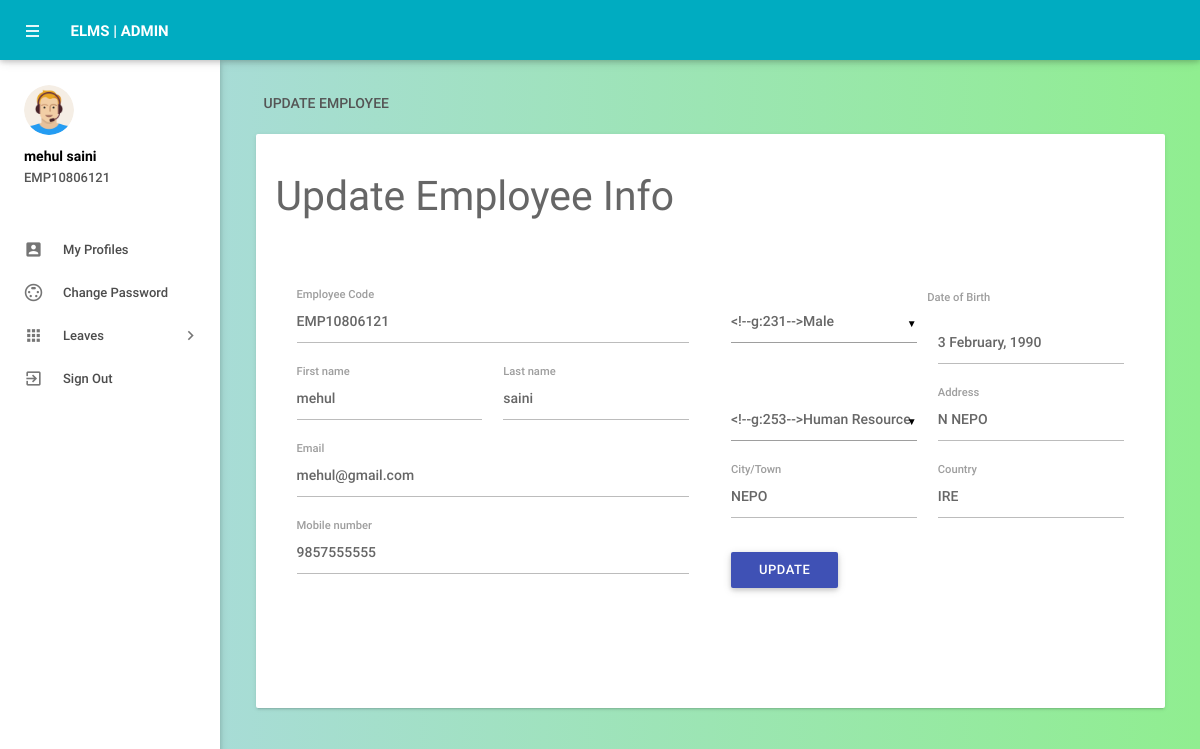
The page /myprofile.php (signed in) on the database its author committed.
### tables this page shows
CREATE TABLE `tblemployees` (
  `id` int(11) NOT NULL,
  `EmpId` varchar(100) NOT NULL,
  `FirstName` varchar(150) NOT NULL,
  `LastName` varchar(150) NOT NULL,
  `EmailId` varchar(200) NOT NULL,
  `Password` varchar(180) NOT NULL,
  `Gender` varchar(100) NOT NULL,
  `Dob` varchar(100) NOT NULL,
  `Department` varchar(255) NOT NULL,
  `Address` varchar(255) NOT NULL,
  `City` varchar(200) NOT NULL,
  `Country` varchar(150) NOT NULL,
  `Phonenumber` char(11) NOT NULL,
  `Status` int(1) NOT NULL,
  `RegDate` timestamp NOT NULL DEFAULT current_timestamp()
);

### myprofile.php (the view, shortened to what this page needs)
<?php
include('includes/config.php');
if(strlen($_SESSION['emplogin'])==0)
    {
header('location:index.php');
}
else{
    ?>
<!DOCTYPE html>
<html lang="en">
    <head>
        <link type="text/css" rel="stylesheet" href="assets/plugins/materialize/css/materialize.min.css"/>
        <link href="assets/plugins/material-preloader/css/materialPreloader.min.css" rel="stylesheet">
        <link href="assets/css/alpha.min.css" rel="stylesheet" type="text/css"/>
        <link href="assets/css/custom.css" rel="stylesheet" type="text/css"/>
        <link href="assets/css/alpha.css" rel="stylesheet" type="text/css"/>
    </head>
    <body>
  <?php include('includes/header.php');?>
       <?php include('includes/sidebar.php');?>
   <main class="mn-inner">
                <div class="row">
                    <div class="col s12">
                        <div class="page-title">Update employee</div>
                    </div>
                    <div class="col s12 m12 l12">
                        <div class="card">
                            <div class="card-content">
                                <form id="example-form" method="post" name="updatemp">
                                    <div>
                                        <h3>Update Employee Info</h3>
                                        <section>
                                            <div class="wizard-content">
                                                <div class="row">
                                                    <div class="col m6">
                                                        <div class="row">
<?php
$eid=$_SESSION['emplogin'];
$sql = "SELECT * from  tblemployees where EmailId=:eid";
$query = $dbh -> prepare($sql);
$query -> bindParam(':eid',$eid, PDO::PARAM_STR);
$query->execute();
$results=$query->fetchAll(PDO::FETCH_OBJ);
if($query->rowCount() > 0)
{
foreach($results as $result)
{               ?>
 <div class="input-field col  s12">
<label for="empcode">Employee Code</label>
<input  name="empcode" id="empcode" value="<?php echo htmlentities($result->EmpId);?>" type="text" autocomplete="off" readonly required>
</div>
<div class="input-field col m6 s12">
<label for="firstName">First name</label>
<input id="firstName" name="firstName" value="<?php echo htmlentities($result->FirstName);?>"  type="text" required>
</div>
<div class="input-field col m6 s12">
<label for="lastName">Last name </label>
<input id="lastName" name="lastName" value="<?php echo htmlentities($result->LastName);?>" type="text" autocomplete="off" required>
</div>
<div class="input-field col s12">
<label for="email">Email</label>
<input  name="email" type="email" id="email" value="<?php echo htmlentities($result->EmailId);?>" readonly autocomplete="off" required>
</div>
<div class="input-field col s12">
<label for="phone">Mobile number</label>
<input id="phone" name="mobileno" type="tel" value="<?php echo htmlentities($result->Phonenumber);?>" maxlength="10" autocomplete="off" required>
 </div>
</div>
</div>
<div class="col m6">
<div class="row">
<div class="input-field col m6 s12">
</div>
<label for="birthdate">Date of Birth</label>
<div class="input-field col m6 s12">
<input id="birthdate" name="dob"  class="datepicker" value="<?php echo htmlentities($result->Dob);?>" >
</div>
<div class="input-field col m6 s12">
</div>
<div class="input-field col m6 s12">
<label for="address">Address</label>
<input id="address" name="address" type="text"  value="<?php echo htmlentities($result->Address);?>" autocomplete="off" required>
</div>
<div class="input-field col m6 s12">
<label for="city">City/Town</label>
<input id="city" name="city" type="text"  value="<?php echo htmlentities($result->City);?>" autocomplete="off" required>
 </div>
<div class="input-field col m6 s12">
<label for="country">Country</label>
<input id="country" name="country" type="text"  value="<?php echo htmlentities($result->Country);?>" autocomplete="off" required>
</div>
<?php }}?>
<div class="input-field col s12">
<button type="submit" name="update"  id="update" class="waves-effect waves-light btn indigo m-b-xs">UPDATE</button>
</div>
                                                        </div>
                                                    </div>
                                                </div>
                                            </div>
                                        </section>
                                    </div>
                                </form>
                            </div>
                        </div>
                    </div>
                </div>
            </main>
        </div>
        <div class="left-sidebar-hover"></div>
    </body>
</html>
<?php } ?>

### includes/sidebar.php (shortened to what this page needs)
     <aside id="slide-out" class="side-nav white fixed">
                <div class="side-nav-wrapper">
                    <div class="sidebar-profile">
                        <div class="sidebar-profile-image">
                            <img src="assets/images/profile-image.png" class="circle" alt="">
                        </div>
                        <div class="sidebar-profile-info">
                    <?php
$eid=$_SESSION['eid'];
$sql = "SELECT FirstName,LastName,EmpId from  tblemployees where id=:eid";
$query = $dbh -> prepare($sql);
$query->bindParam(':eid',$eid,PDO::PARAM_STR);
$query->execute();
$results=$query->fetchAll(PDO::FETCH_OBJ);
if($query->rowCount() > 0)
{
foreach($results as $result)
{               ?>
                                <p><?php echo htmlentities($result->FirstName." ".$result->LastName);?></p>
                                <span><?php echo htmlentities($result->EmpId)?></span>
                         <?php }} ?>
                        </div>
                    </div>
                <ul class="sidebar-menu collapsible collapsible-accordion" data-collapsible="accordion">
  <li class="no-padding"><a class="waves-effect waves-grey" href="myprofile.php"><i class="material-icons">account_box</i>My Profiles</a></li>
  <li class="no-padding"><a class="waves-effect waves-grey" href="emp-changepassword.php"><i class="material-icons">settings_input_svideo</i>Change Password</a></li>
                    <li class="no-padding">
                        <a class="collapsible-header waves-effect waves-grey"><i class="material-icons">apps</i>Leaves<i class="nav-drop-icon material-icons">keyboard_arrow_right</i></a>
                    </li>
                  <li class="no-padding">
                                <a class="waves-effect waves-grey" href="logout.php"><i class="material-icons">exit_to_app</i>Sign Out</a>
                            </li>
                </ul>
                </div>
            </aside>

### assets/css/alpha.css (style rules this page uses)
html, body, .mn-content { font-size: 14px; height: 100%; width: 100%; background-image: linear-gradient(to right, lightblue, lightgreen); }
html { font-weight: 500; color: rgba(0,0,0,0.6); }
body { background-image: linear-gradient(to right, lightblue, lightgreen); overflow-y: auto!important; overflow-x: hidden; }
a { color: #0277bb; }
.btn, .btn-flat { font-weight: 500; font-size: 13px; }
@media (min-width: 993px) { .mn-content.fixed-sidebar .mn-inner { padding-left: 245px; width: 100%; } }
.m-b-xs { margin-bottom: 10px; }
.page-title { float: left; margin: 0 8px 5px 8px; color: #555; line-height: 37px; text-transform: uppercase; }
.side-nav { padding: 0!important; height: calc(100% - 60px)!important; margin-top: 60px; z-index: 997; width: 220px; }
.sidebar-menu { padding-top: 15px!important; padding-bottom: 15px!important; }
.side-nav-wrapper { min-height: 100%!important; padding-bottom: 96px; position: relative; }
.side-nav ul li, .side-nav.fixed ul li { padding: 0; -webkit-transition: all .3s; -moz-transition: all .3s; -o-transition: all .3s; transition: all .3s; }
.nav-drop-icon { float: right!important; -webkit-transition: all .3s; -moz-transition: all .3s; -o-transition: all .3s; transition: all .3s; }
.side-nav ul li a, .side-nav.fixed ul li a { font-size: 13px; height: auto!important; color: rgba(0,0,0,0.7); padding: 15px 0 15px 24px!important; line-height: 1em!important; }
.side-nav li a { -webkit-transition: all 0s; -moz-transition: all 0s; -o-transition: all 0s; transition: all 0s; }
.side-nav ul li a i { font-size: 19px; vertical-align: middle; margin-right: 20px; color: #67696A; }
.side-nav ul li a i.material-icons { line-height: inherit; margin: 0 20px 0 0; width: auto; }
.side-nav .collapsible-header { margin: 0; line-height: 1em; }
.collapsible-header i { width: auto; font-size: 20px; line-height: inherit; display: inline-block; text-align: left; margin-right: 15px; }
.sidebar-profile { padding: 25px 24px; background: url('../images/profile_bg.png'); background-size: cover; }
.sidebar-profile .sidebar-profile-image img { width: 50px; height: 50px; }
.sidebar-profile .sidebar-profile-info { margin-top: 5px; }
.sidebar-profile .sidebar-profile-info p { color: #000; font-size: 14px; margin: 0; font-weight: bold; }
.sidebar-profile .sidebar-profile-info span { color: #555; font-size: 13px; }
.left-sidebar-hover { position: fixed; background: transparent; width: 13.25px; left: 0; top: 0; bottom: 0; }
.mn-inner { padding: 25px 25px 9.5px 25px; min-height: calc(100% - 181px); }
.card, .card-panel { box-shadow: 0 2px 2px 0 rgba(0, 0, 0, 0.05), 0 3px 1px -2px rgba(0, 0, 0, 0.08), 0 1px 5px 0 rgba(0, 0, 0, 0.08); position: relative; }
.collapsible { -webkit-box-shadow: 0 1px 2px rgba(0,0,0,0.15); box-shadow: 0 1px 2px rgba(0,0,0,0.15); }
input:not([type]), input[type=text], input[type=password], input[type=email], input[type=url], input[type=time], input[type=date], input[type=datetime], input[type=datetime-local], input[type=tel], input[type=number], input[type=search], textarea.materialize-textarea { border-bottom: 1px solid #BCBCBC; }
.wizard-content { padding: 50px 0; }

### rows shown on the page
tblemployees: FirstName+LastName "mehul saini", EmpId "EMP10806121", empcode "EMP10806121", firstName "mehul", lastName "saini", email "mehul@gmail.com", mobileno "9857555555", dob "3 February, 1990", address "N NEPO", city "NEPO", country "IRE"
